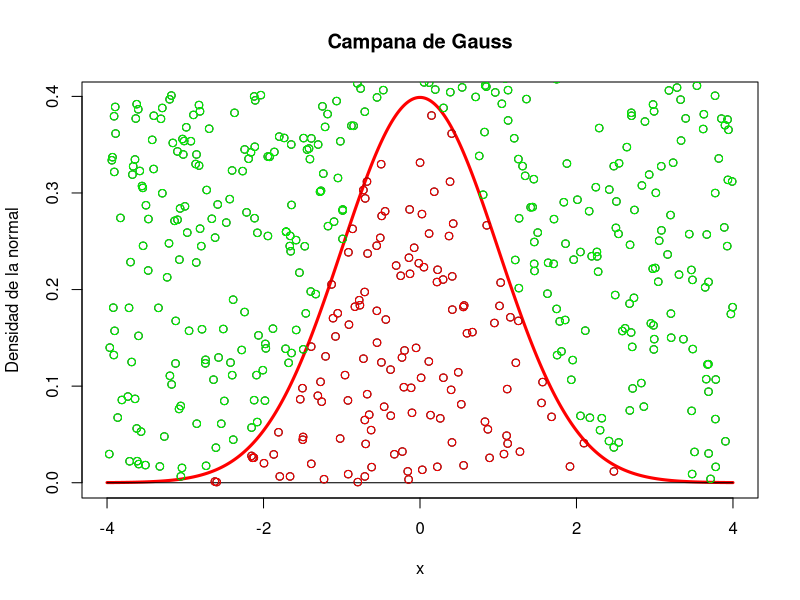

Here is the R script that generated this plot:
tabla <- read.table("datos.txt",header=T,sep="\t");

is.data.frame(tabla)
tabla
ncol(tabla)
nrow(tabla)
rownames(tabla)

# DIBUJO DE LA NORMAL TIPIFICADA
x = seq(from=-4, to=4, by=0.01) # recorremos eje x
y = dnorm(x=x) # calculamos las f(x)
plot(x, y, type="l", main="Campana de Gauss", 
     xlab="x", ylab="Densidad de la normal", 
     col="red", lwd=3)
points(x=c(-4,4), y=c(0,0), type="l") # dibujamos eje X con 2 puntos
# vamos a lanzar 1000 puntos al azar en el recuadro
xx = runif(n=1000, min=-4, max=4) # sus coordenadas X
yy = runif(n=1000, min=0, max=1) # sus coordenadas Y
points(xx, yy) # los pintamos como puntos
dentro = yy < dnorm(xx) # condición "estar dentro de la gráfica"
color= rep("green", 1000) # vector de colores constante
color[dentro] = "red" # cambio a rojo si están dentro
points(xx, yy, col=color) # pinto de nuevo con color